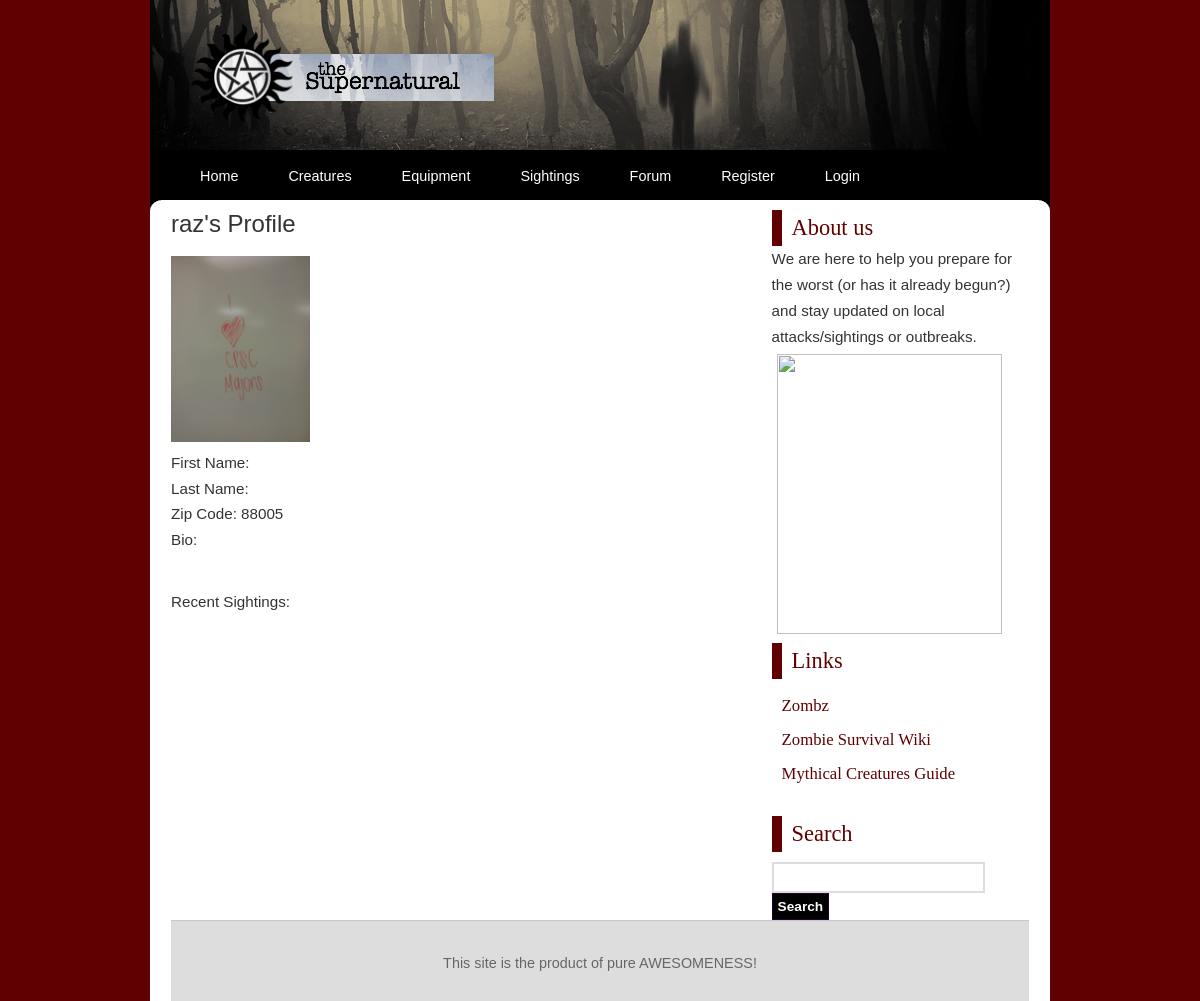
Page /profile.php?id=1 on the earlier database version.
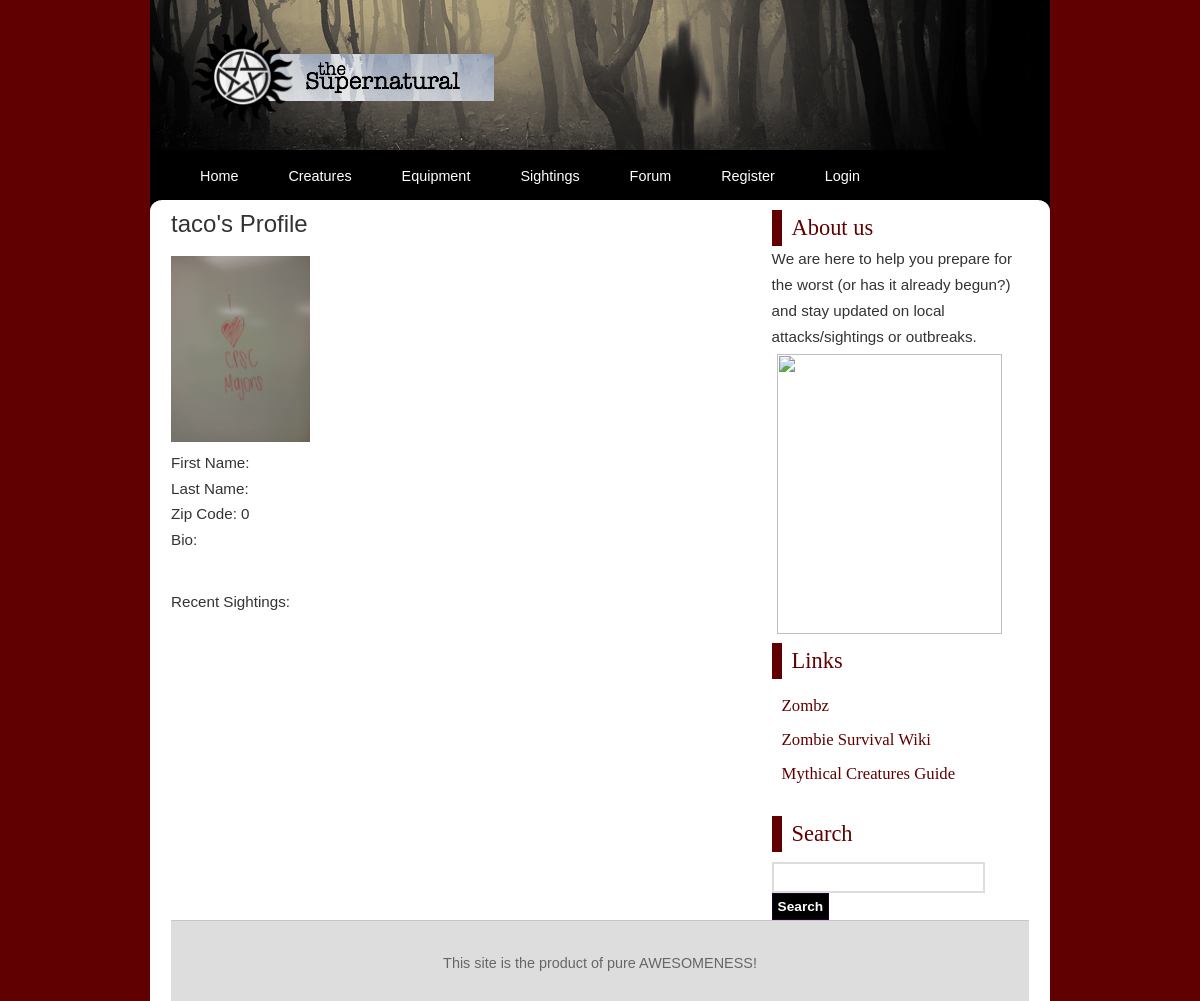
Same page on the later database version.
### tables this page shows
CREATE TABLE IF NOT EXISTS `users` (
  `id` int(11) NOT NULL AUTO_INCREMENT,
  `username` varchar(12) NOT NULL,
  `password` varchar(50) NOT NULL,
  `zipcode` int(11) NOT NULL,
  `firstname` varchar(50),
  `lastname` varchar(50),
  `bio` blob,
  `pic` blob,
  PRIMARY KEY (`id`),
  INDEX (`username`)
);

### profile.php (the view, shortened to what this page needs)
<!DOCTYPE html PUBLIC "-//W3C//DTD XHTML 1.0 Strict//EN" "http://www.w3.org/TR/xhtml1/DTD/xhtml1-strict.dtd">
<html xmlns="http://www.w3.org/1999/xhtml">
<head>
<link rel="stylesheet" href="styles.css" type="text/css" />
</head>
<body>
<?php
include('header.php');
?>
<?php
include ('db_connect.php');
$id=mysqli_real_escape_string($db, trim($_GET['id']));
$query="SELECT * FROM users WHERE id= '$id'";
$result=mysqli_query($db, $query);
$row=mysqli_fetch_array($result);
$zip=$row['zipcode'];
$bio=$row['bio'];
$firstname=$row['firstname'];
$lastname=$row['lastname'];
$username=$row['username'];
$pic=$row['pic'];
?>
<div id="wrap">
	<div class="pagewrapper">
		<div class="innerpagewrapper">
			<div class="page">
				<div class="content">
<h3><?php echo $username ?>'s Profile</h3>
<br/>
<?php
if (isset($pic)){
?>
<p><img src="<?php echo $pic ?>" /></p>
<?php
}
else{
?>
<p><img src='http://localhost/theSupernatural/profilePictures/default.jpg' height="25%" width="25%" /></p>
<?php
}
?>
<p>First Name: <?php echo $firstname; ?></p>
<p>Last Name: <?php echo $lastname; ?></p>
<p>Zip Code: <?php echo $zip; ?></p>
<p>Bio: <?php echo $bio; ?> </p>
<br/> <br/>
<p>Recent Sightings: <br/>
</p>
</div>
</div>
</div>
</div>
</div>
</body>
</html>

Differences in the rows shown:
changed users: username "raz" → "taco"; zipcode "88005" → "0"
